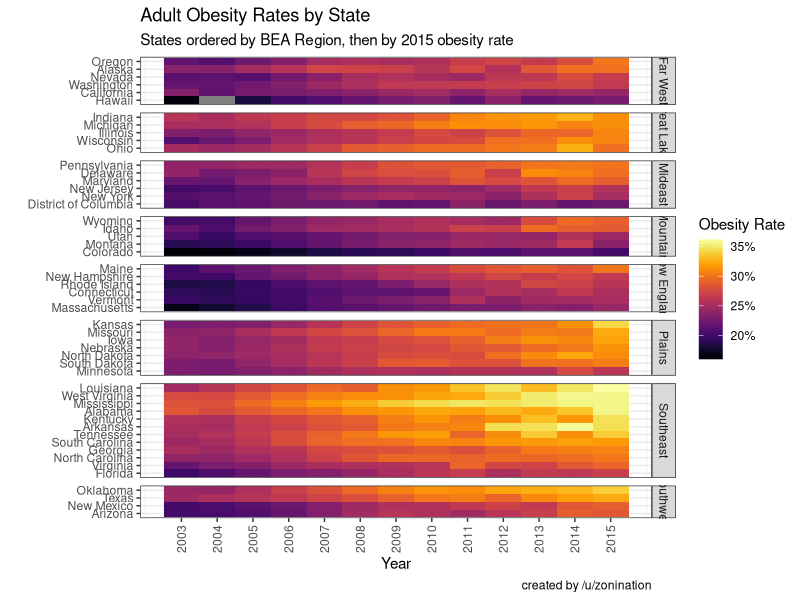
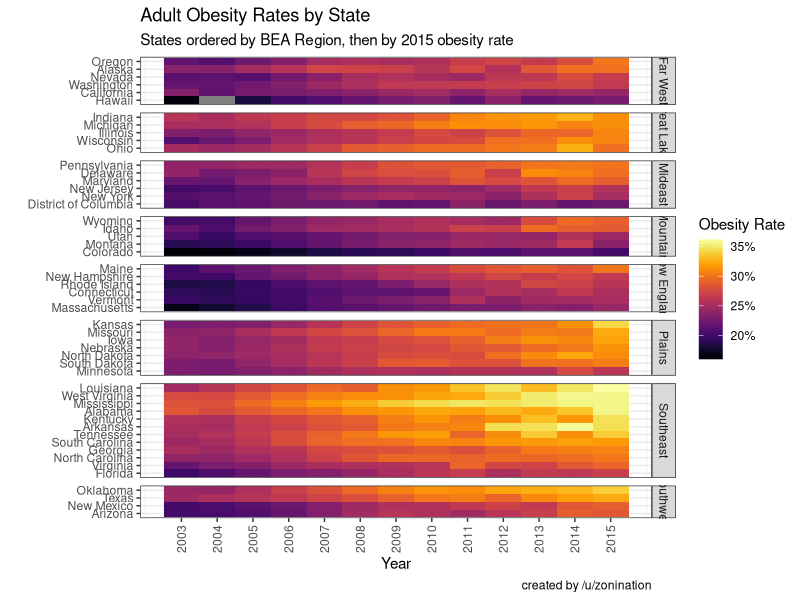

These charts were generated, in order, by the following R code:
# Set working directory, load data, load libraries
# setwd("C:/path/to/directory") # Uncomment to automatically set working directory
obes <- read.csv("obes.csv") # Source data from http://stateofobesity.org/adult-obesity/
library(ggplot2)
library(reshape2)
library(viridis)

# Do some messing around with formatting:
obgrid<-melt(obes, id=c("state", "reg.bea", "reg.cens"))
names(obgrid)<-c("state", "reg.bea", "reg.cens","year","ob.rate")
obgrid$year<-as.character(obgrid$year)  # Convert "year" factors to strings

# Change our "ob.0x" notation to a numeric year.
obgrid$year[obgrid$year=="ob.03"]<-2003
obgrid$year[obgrid$year=="ob.04"]<-2004
obgrid$year[obgrid$year=="ob.05"]<-2005
obgrid$year[obgrid$year=="ob.06"]<-2006
obgrid$year[obgrid$year=="ob.07"]<-2007
obgrid$year[obgrid$year=="ob.08"]<-2008
obgrid$year[obgrid$year=="ob.09"]<-2009
obgrid$year[obgrid$year=="ob.10"]<-2010
obgrid$year[obgrid$year=="ob.11"]<-2011
obgrid$year[obgrid$year=="ob.12"]<-2012
obgrid$year[obgrid$year=="ob.13"]<-2013
obgrid$year[obgrid$year=="ob.14"]<-2014
obgrid$year[obgrid$year=="ob.15"]<-2015

# convert "year" column to numeric
obgrid$year<-as.numeric(obgrid$year)
# Reorder states to show the most obese at top
obgrid$state<-reorder(subset(obgrid, year==2015)$state, subset(obgrid, year==2015)$ob.rate)

ggplot(obgrid, aes(year, state))+
  geom_tile(aes(fill=ob.rate))+
  scale_x_continuous(breaks=2003:2015)+
  scale_fill_viridis(option="inferno", labels=scales::percent)+
  labs(title="Adult Obesity Rates by State",
       subtitle="States ordered by BEA Region, then by 2015 obesity rate",
       x="Year",
       y="",
       fill="Obesity Rate",
       caption="created by /u/zonination")+
  facet_grid(reg.bea~., scales="free_y", space="free_y")+
  theme_bw()+
  theme(axis.text.x = element_text(angle = 90, hjust = 1, vjust=.5))
ggsave("obes.png", height=12, width=8, dpi=120, type="cairo-png")